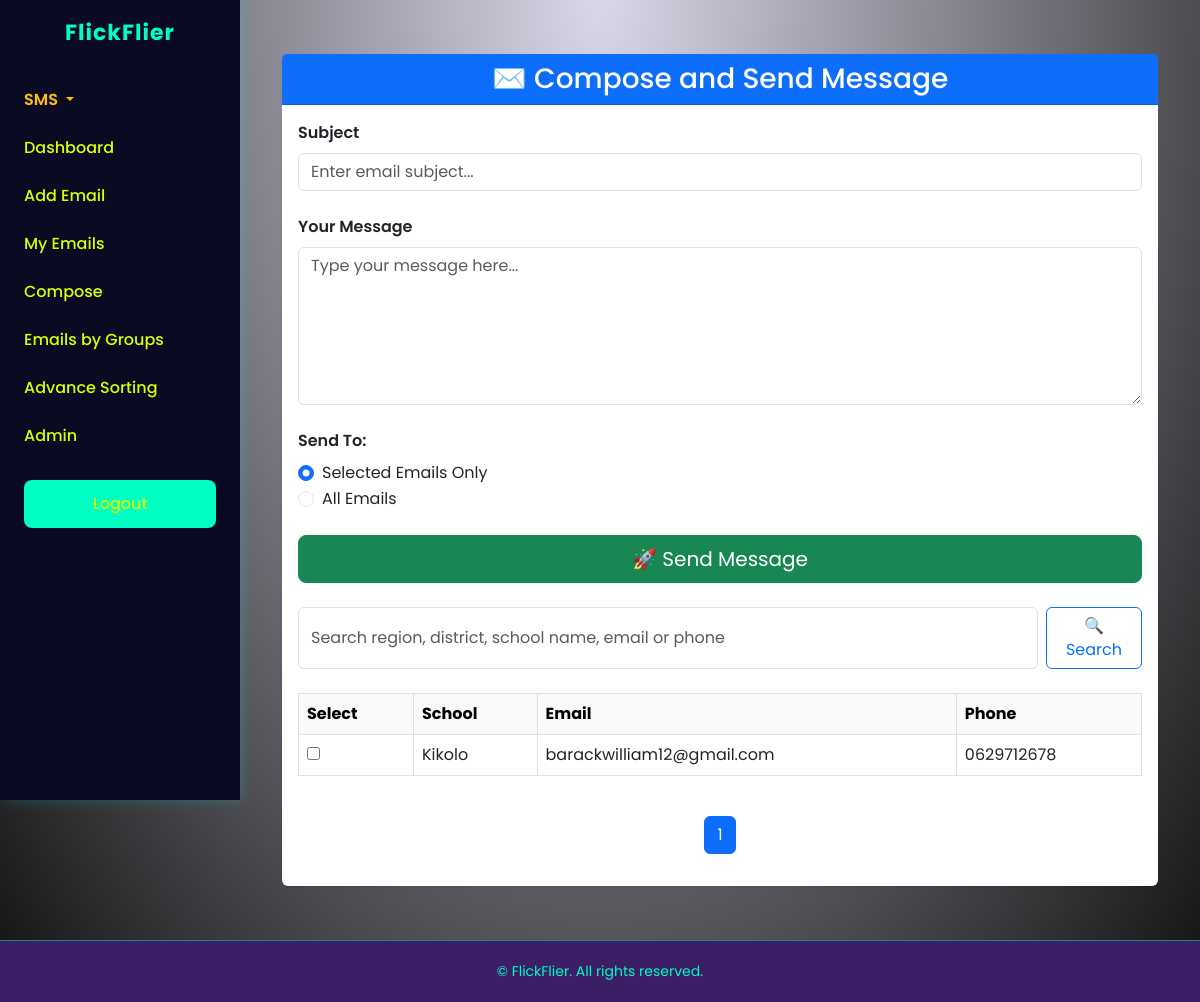
Screenshot of /compose/ (signed in) with the database file from the repository.
### Email_app/models.py (models this page shows, shortened)
class EmailEntry(models.Model):
    user = models.ForeignKey(User, on_delete=models.CASCADE)
    region = models.CharField(max_length=100)
    district = models.CharField(max_length=100)
    school_name = models.CharField(max_length=200)
    email = models.EmailField(blank=True,null=True)
    phone_number = models.CharField(max_length=20,blank=True,null=True)

### Email_app/views.py (the view, shortened to what this page needs)
# urls.py: path('compose/', views.send_custom_message, name='send_custom_message'),
@login_required
def send_custom_message(request):
    if request.method == 'POST':
        subject = request.POST.get('subject')
        message_body = request.POST.get('message_body')
        send_option = request.POST.get('send_option')
        selected_ids = request.POST.get('selected_ids').split(',') if request.POST.get('selected_ids') else []
        if send_option == 'selected':
            emails = EmailEntry.objects.filter(id__in=selected_ids)
        else:
            emails = EmailEntry.objects.all()
        sent_count = 0
        for email in emails:
            message = render_to_string('email_template.html', {
                'email': email,
                'message_body': message_body,
                'subject': subject,
                'current_year': datetime.now().year
            })
            plain_message = strip_tags(message)
            send_mail(subject, plain_message, settings.DEFAULT_FROM_EMAIL, [email.email], html_message=message)
            sent_count += 1
        messages.success(request, f'Message sent to {sent_count} email{"s" if sent_count != 1 else ""}.')
        return redirect('dashboard')
    else:
        search_query = request.GET.get('search', '')
        user_emails = EmailEntry.objects.filter(user=request.user)
        paginator = Paginator(user_emails, 3)
        page_number = request.GET.get('page')
        page_obj = paginator.get_page(page_number)
        return render(request, 'compose_message.html', {
            'user_emails': page_obj,
            'search_query': search_query,
        })

### templates/compose_message.html (shortened to what this page needs)
{% extends 'base.html' %}
{% block content %}
<div class="container py-4">
    <div class="card shadow-sm border-0">
        <div class="card-header bg-primary text-white text-center">
            <h3 class="mb-0">✉️ Compose and Send Message</h3>
        </div>
        <div class="card-body">
            <form method="POST" id="messageForm" action="{% url 'send_custom_message' %}">
                <div class="mb-4">
                        <label for="subject" class="form-label fw-semibold">Subject</label>
                          <input type="text" class="form-control" id="subject" name="subject" placeholder="Enter email subject..." required>
                   </div>
              <div class="mb-4">
                <label for="message_body" class="form-label fw-semibold">Your Message</label>
                        <textarea class="form-control" id="message_body" name="message_body" rows="6" placeholder="Type your message here..." required></textarea>
                  </div>
                <div class="mb-4">
                    <label class="form-label fw-semibold">Send To:</label>
                    <div class="form-check">
                        <input class="form-check-input" type="radio" name="send_option" id="send_selected" value="selected" checked>
                        <label class="form-check-label" for="send_selected">Selected Emails Only</label>
                    </div>
                    <div class="form-check">
                        <input class="form-check-input" type="radio" name="send_option" id="send_all" value="all">
                        <label class="form-check-label" for="send_all">All Emails</label>
                    </div>
                </div>
                <div class="d-grid mb-4">
                    <button type="submit" class="btn btn-success btn-lg">🚀 Send Message</button>
                </div>
            </form>
            <form method="GET" class="d-flex mb-4" role="search">
                <input class="form-control me-2" type="search" name="search" placeholder="Search region, district, school name, email or phone" value="{{ search_query }}">
                <button class="btn btn-outline-primary" type="submit">🔍 Search</button>
            </form>
            <div class="table-responsive mb-4">
                <table class="table table-bordered table-hover align-middle">
                    <thead class="table-light">
                        <tr>
                            <th>Select</th>
                            <th>School</th>
                            <th>Email</th>
                            <th>Phone</th>
                        </tr>
                    </thead>
                    <tbody>
                        {% for email in user_emails %}
                        <tr>
                            <td><input type="checkbox" class="email-checkbox" value="{{ email.id }}"></td>
                            <td>{{ email.school_name }}</td>
                            <td>{{ email.email }}</td>
                            <td>{{ email.phone_number }}</td>
                        </tr>
                        {% empty %}
                        <tr>
                            <td colspan="4" class="text-center text-muted">No emails available.</td>
                        </tr>
                        {% endfor %}
                    </tbody>
                </table>
            </div>
            <nav>
                <ul class="pagination justify-content-center">
                    <li class="page-item active"><span class="page-link">{{ user_emails.number }}</span></li>
                </ul>
            </nav>
        </div>
    </div>
</div>
{% endblock %}

### templates/base.html (style rules this page uses)
form { margin-bottom: 20px; }
table { width: 100%; border-collapse: collapse; min-width: 600px; }
th, td { border: 1px solid #ddd; padding: 10px; text-align: left; }
th { background-color: #f0f0f0; }
.pagination { margin-top: 20px; display: flex; flex-wrap: wrap; gap: 10px; align-items: center; justify-content: center; font-size: 14px; }
body { background: radial-gradient(ellipse at top, #d8d8e9, #111111); font-family: 'Poppins', sans-serif; margin: 0; color: #000000; display: flex; flex-direction: column; min-height: 100vh; }
@media (min-width: 992px) { table td, table th { word-break: break-word; white-space: normal; } }

### rows the page displays
EmailEntry: school_name "Kikolo", email "barackwilliam12@gmail.com", phone_number "0629712678"

### other values shown
{{ user_emails.number }} "1"
